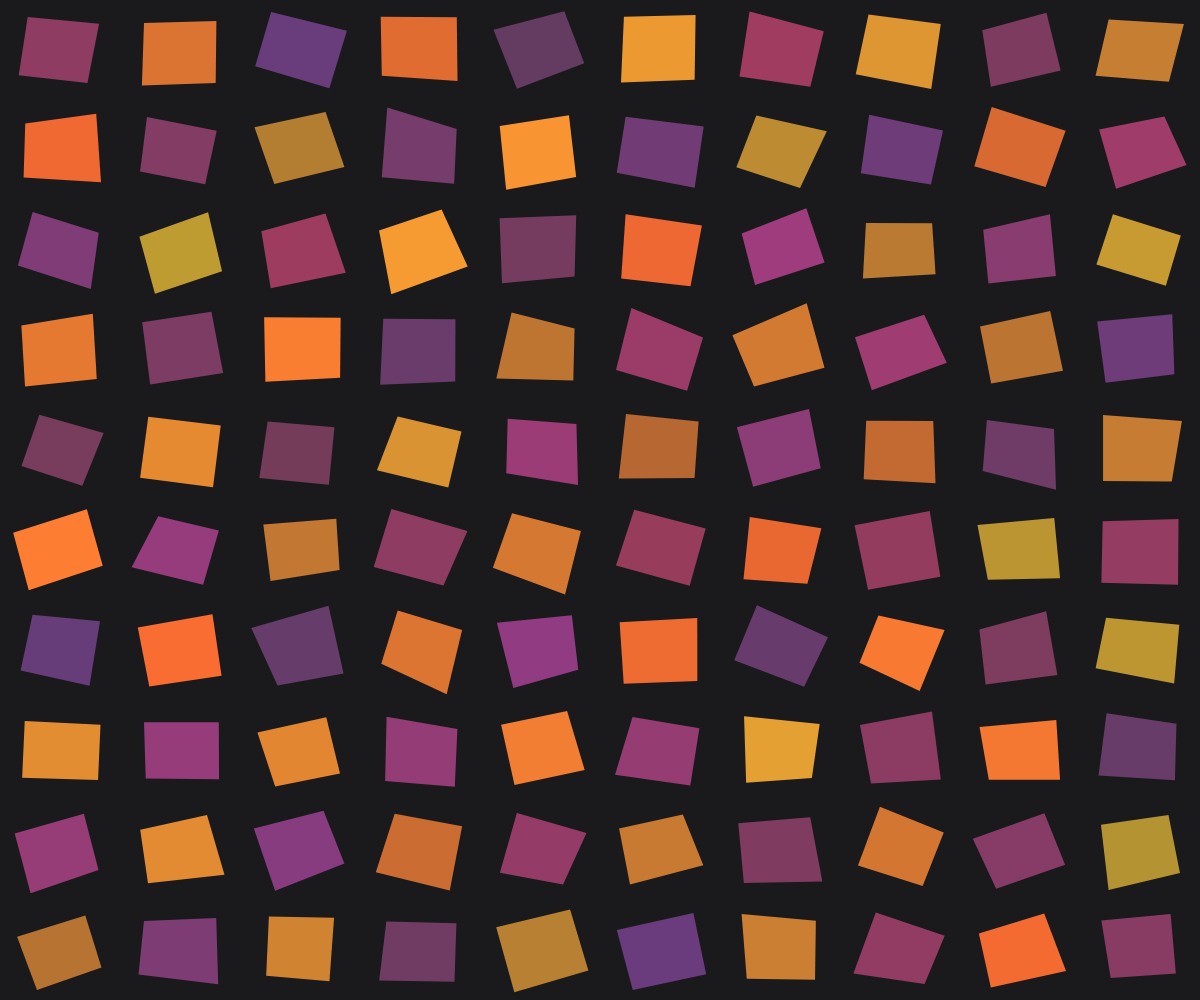
Frame 1 (no input)
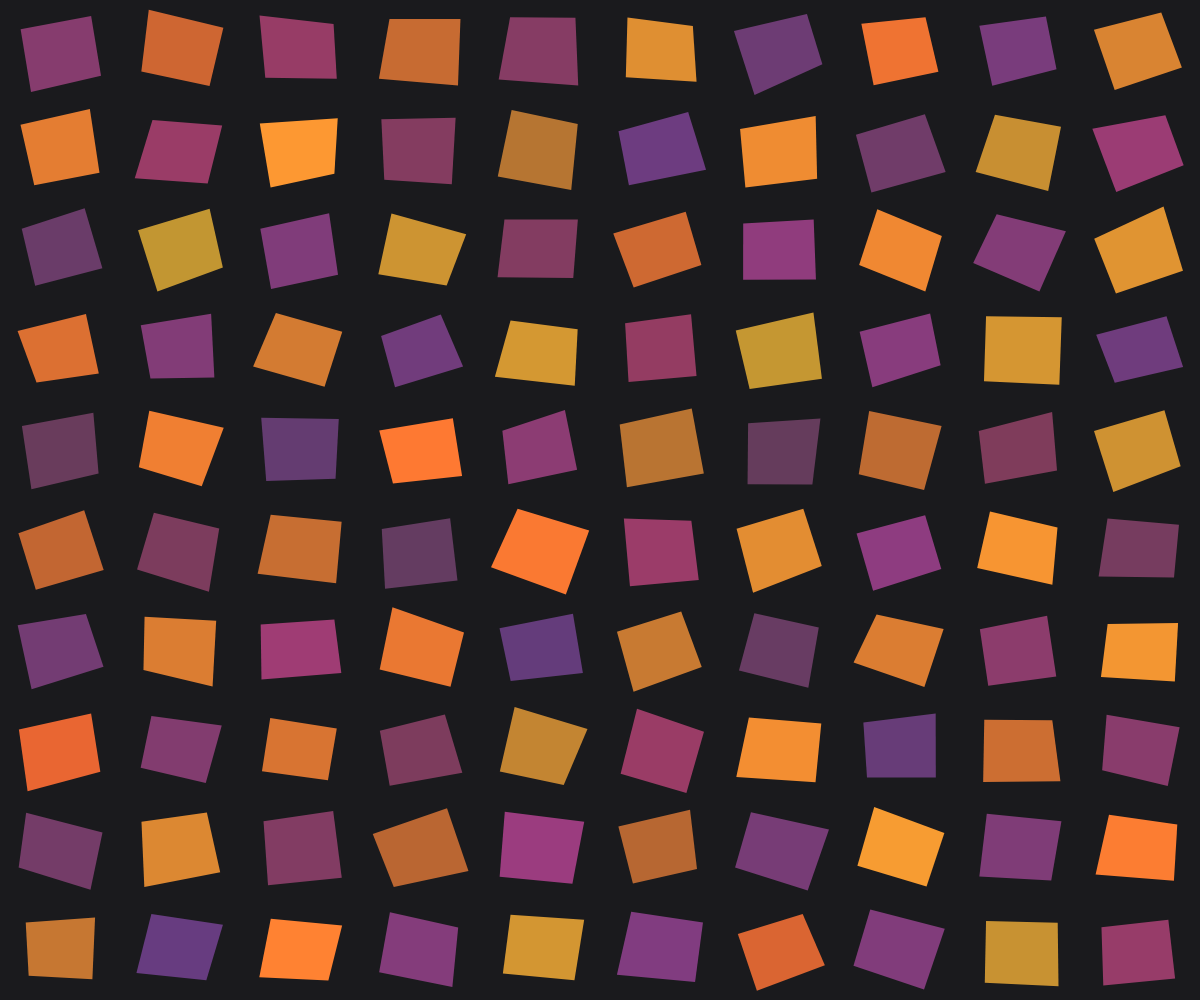
Frame 2 (the mouse pressed at the canvas centre, redrawn once)

The p5.js sketch that drew these frames (run headless with seeded random() and noise() and a simulated clock; the mouse was pressed at the canvas centre and the sketch redrawn once):

// p5.js sketch
// ── sketch.js
function setup() {
  createCanvas(windowWidth, windowHeight);
  angleMode(DEGREES); // Use degrees for rotation
  noLoop();
  noStroke();
  drawPattern();
}

function draw() {
  // Left empty intentionally
}

function drawPattern() {
  background("#1A1A1D"); // Deep dark background

  let cols = 10;
  let rows = 10;
  let w = width / cols;
  let h = height / rows;

  for (let i = 0; i < cols; i++) {
    for (let j = 0; j < rows; j++) {
      let x = i * w + w / 2;
      let y = j * h + h / 2;
      let isEven = (i + j) % 2 == 0;

      // Dark-themed color palette
      let baseColor = isEven
        ? color(random(100, 160), 60, random(90, 130))   // Muted purples & teals
        : color(random(180, 255), random(100, 160), 50); // Warm oranges & pinks

      fill(baseColor);

      // Push and pop for isolated transformations
      push();
      translate(x, y);
      rotate(random(-20, 20)); // Slight random rotation
      drawDistortedRect(w * 0.6, h * 0.6); // Scaled to fit within the grid
      pop();
    }
  }
}

// Draw a slightly distorted rectangle
function drawDistortedRect(w, h) {
  beginShape();
  vertex(-w/2 + random(-5, 5), -h/2 + random(-5, 5));
  vertex(w/2 + random(-5, 5), -h/2 + random(-5, 5));
  vertex(w/2 + random(-5, 5), h/2 + random(-5, 5));
  vertex(-w/2 + random(-5, 5), h/2 + random(-5, 5));
  endShape(CLOSE);
}

function mousePressed() {
  drawPattern(); // Regenerate pattern on click
}

function windowResized() {
  resizeCanvas(windowWidth, windowHeight);
  drawPattern();
}
